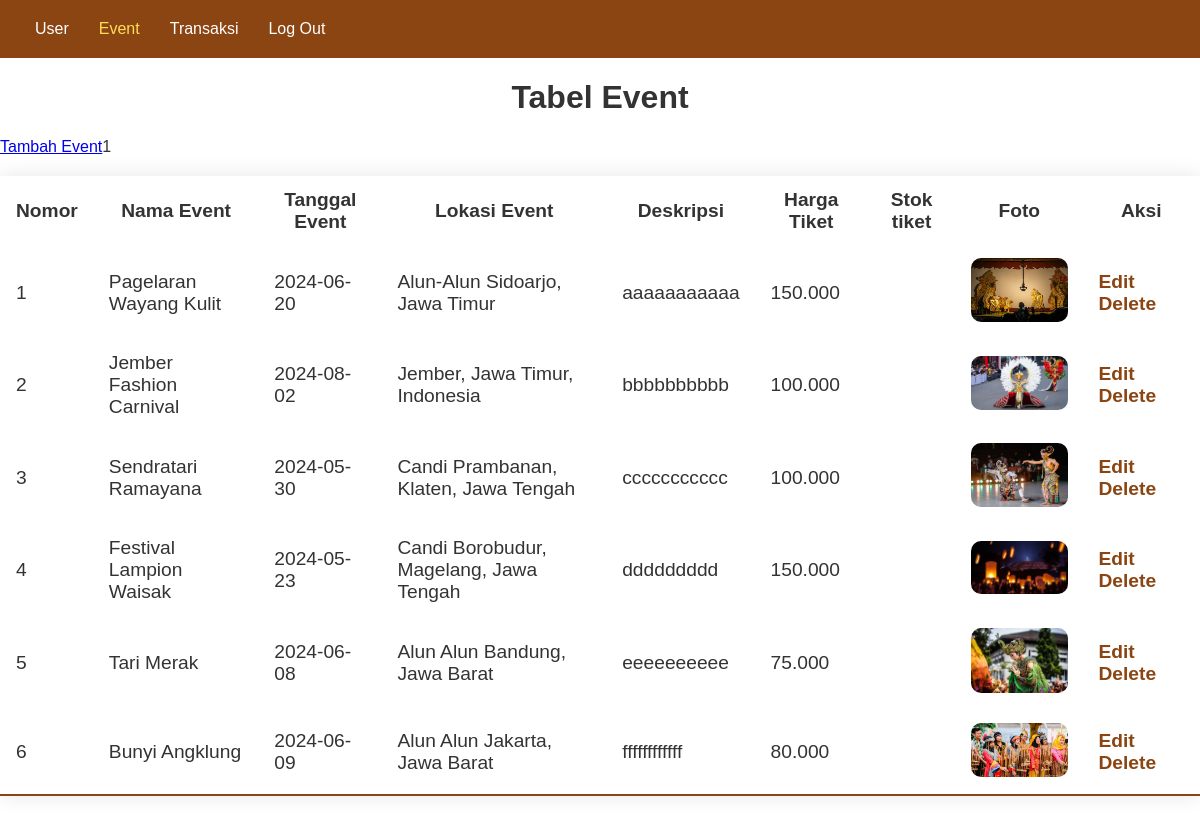
Screenshot of /admin/tabel_event.php with the database file from the repository.
### tables this page shows
CREATE TABLE `event` (
  `Id_event` int(11) NOT NULL,
  `nama_event` varchar(300) NOT NULL,
  `tanggal_event` date NOT NULL,
  `lokasi_event` varchar(200) NOT NULL,
  `deskripsi` varchar(1000) NOT NULL,
  `foto` varchar(1000) NOT NULL,
  `harga` varchar(50) NOT NULL,
  `jumlah_stok` varchar(100) NOT NULL
);

### admin/tabel_event.php (the view, shortened to what this page needs)
<!DOCTYPE html>
<html lang="en">
<head>
    <table border="1" class="table">
    <link rel="stylesheet" href="style_tabel.css">
</head>
<body>
    <header>
        <ul class="navlist">
            <li><a href="tabel_user.php">User</a></li>
            <li><a href="tabel_event.php" class="active">Event</a></li>
            <li><a href="tabel_transaksi.php">Transaksi</a></li>
            <li><a href="../beranda.php">Log Out</a></li>
        </ul>
    </header>
    <center><h1>Tabel Event</h1></center>
    <a href="add_event.php">Tambah Event</a>
    <tr>
        <th>Nomor</th>
        <th>Nama Event</th>
        <th>Tanggal Event</th>
        <th>Lokasi Event</th>
        <th>Deskripsi</th>
        <th>Harga Tiket</th>
        <th>Stok tiket</th>
        <th>Foto</th>
        <th>Aksi</th>
    </tr>
<?php
    $nomor = 1;
    echo $nomor;
    include '../koneksi.php';
    $query_mysqli = mysqli_query($mysqli, "SELECT * FROM event ") or die(mysqli_error());
    while($data = mysqli_fetch_array($query_mysqli)){
        ?>
    <tr>
        <td><?php echo $nomor++; ?></td>
        <td><?php echo $data ['nama_event']; ?></td>
        <td><?php echo $data ['tanggal_event']; ?></td>
        <td><?php echo $data ['lokasi_event']; ?></td>
        <td><?php echo $data ['deskripsi']; ?></td>
        <td><?php echo $data ['harga']; ?></td>
        <td><?php echo $data ['stok_tiket']; ?></td>
        <td><img src="../<?php echo $data['foto'] ?>"></td>
        <td><a href='edit_event.php?id=<?php echo $data ['Id_event'];?>'>Edit</a>
            <a href='delete_event.php?id=<?php echo $data ['Id_event'];?>'>Delete</a>
        </td>
        <?php } ?>
    </tr>
</body>
</html>

### admin/style_tabel.css (style rules this page uses)
header { display: flex; justify-content: space-between; align-items: center; padding: 20px; background-color: #8b4513; color: #fff; }
.navlist { list-style: none; display: flex; margin: 0; padding: 0; }
.navlist li { margin: 0 15px; }
.navlist li a { text-decoration: none; color: #fff; font-weight: 500; }
.navlist li a.active, .navlist li a:hover { color: #ffdd57; }
body { font-family: 'Poppins', sans-serif; margin: 0; padding: 0; background-color: #ffffff; color: #333; }
.table { width: 100%; border-collapse: collapse; margin: 20px 0; font-size: 1.2em; min-width: 400px; box-shadow: 0 0 20px rgba(0, 0, 0, 0.1); }
.table th, .table td { padding: 12px 15px; border: 1px solid #ffffff; }
.table tbody tr { border-bottom: 1px solid #ffffff; }
.table tbody tr:nth-of-type(even) { background-color: #ffffff; }
.table tbody tr:last-of-type { border-bottom: 2px solid #8b4513; }
.table a { text-decoration: none; color: #8b4513; font-weight: bold; margin-right: 10px; }
img { width: 100%; max-width: 200px; border-radius: 10px; }

### rows the page displays
event: nama_event "Pagelaran Wayang Kulit", tanggal_event "2024-06-20", lokasi_event "Alun-Alun Sidoarjo, Jawa Timur", deskripsi "aaaaaaaaaaa", harga "150.000", foto (picture)
event: nama_event "Jember Fashion Carnival", tanggal_event "2024-08-02", lokasi_event "Jember, Jawa Timur, Indonesia", deskripsi "bbbbbbbbbb", harga "100.000", foto (picture)
event: nama_event "Sendratari Ramayana", tanggal_event "2024-05-30", lokasi_event "Candi Prambanan, Klaten, Jawa Tengah", deskripsi "ccccccccccc", harga "100.000", foto (picture)
event: nama_event "Festival Lampion Waisak", tanggal_event "2024-05-23", lokasi_event "Candi Borobudur, Magelang, Jawa Tengah", deskripsi "ddddddddd", harga "150.000", foto (picture)
event: nama_event "Tari Merak", tanggal_event "2024-06-08", lokasi_event "Alun Alun Bandung, Jawa Barat", deskripsi "eeeeeeeeee", harga "75.000", foto (picture)
event: nama_event "Bunyi Angklung", tanggal_event "2024-06-09", lokasi_event "Alun Alun Jakarta, Jawa Barat", deskripsi "ffffffffffff", harga "80.000", foto (picture)

### other values shown
$nomor "1"
